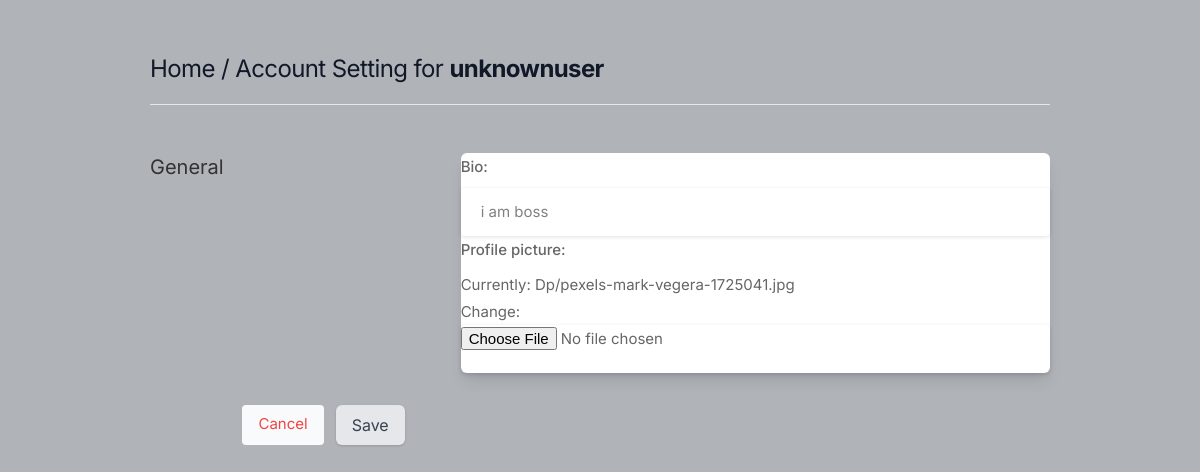
Page /user/EditBio/2 (signed in) on the earlier database version.
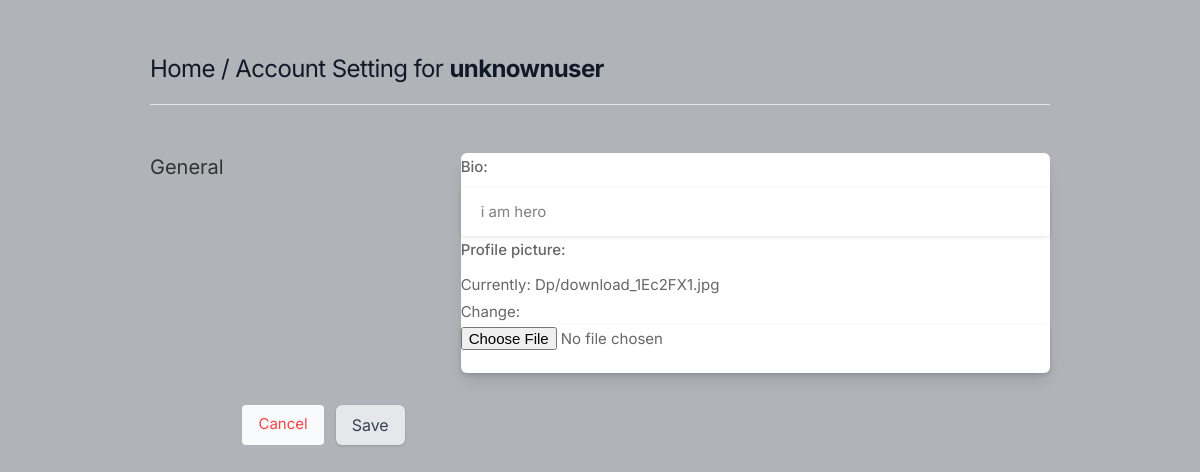
Same page on the later database version.
### user/models.py (models this page shows, shortened)
class Profile(models.Model):
    user = models.OneToOneField(User, on_delete=models.CASCADE,related_name="Profile")
    bio=models.CharField(max_length=100)
    profile_picture = models.ImageField(upload_to='Dp' )
    folower=models.ManyToManyField(User,related_name="follow")

### user/views.py (the view)
@method_decorator(signin_required,name='dispatch')
class BioEdit(UpdateView):
    form_class=Profileform
    model=Profile
    template_name="setting.html"
    success_url=reverse_lazy("vp")
    pk_url_kwarg="id"

### user/forms.py
class Profileform(forms.ModelForm):
    class Meta:
        model=Profile
        exclude = ["user","folower"]
        Widgets={
            "bio":forms.TextInput(attrs={"class":"form-control","type":"textarea"}),
            "image":forms.FileInput()
        }

### user/views.py (called while the page is built)
def signin_required(fn):
    def wrapper(req,*args,**kwargs):
        if req.user.is_authenticated:
            return fn(req,*args,**kwargs)
        else:
            return redirect ("Homepage")
    return wrapper

### user/templates/setting.html (shortened to what this page needs)
{% load static %}
<!DOCTYPE html>
<html lang="en">
<head>
    <link rel="stylesheet" href="{% static 'assets/css/icons.css' %}">
    <link rel="stylesheet" href="{% static 'assets/css/uikit.css' %}">
    <link rel="stylesheet" href="{% static 'assets/css/style.css' %}">
    <link rel="stylesheet" href="{% static 'assets/css/tailwind.css' %}">
</head>
<body>
            <div class="container m-auto">
                <h1 class="text-2xl leading-none text-gray-900 tracking-tight mt-3"><a href="/">Home</a> / Account Setting for <b>{{user.username}}</b> </h1>
                <br>
                <hr>
                <div class="grid lg:grid-cols-3 mt-12 gap-8">
                    <div>
                        <h3 class="text-xl mb-2"> General</h3>
                    </div>
                    <div class="bg-white rounded-md lg:shadow-lg shadow col-span-2">
                    <form action="" method="post" enctype="multipart/form-data">
                            {{form.as_p}}
                       </div>
                       <div class="bg-gray-10 p-6 pt-0 flex justify-end space-x-3">
                           <button class="p-2 px-4 rounded bg-gray-50 text-red-500"> <a href="/">Cancel</a> </button>
                           <button type="submit" class="btn bg-blue-700"> Save </button>
                       </div>
                    </div>
                    </div>
                    <br>
</body>
</html>

### user/static/assets/css/style.css (style rules this page uses)
body { background-color: #B0B3B8!important; }
button { vertical-align: middle; }
input { height: 48px; line-height: 48px; padding: 0 20px; outline: none; font-size: 15px; color: #808080; max-width: 100%; width: 100%; -webkit-box-sizing: border-box; box-sizing: border-box; display: block; font-weight: 400; opacity: 1; border-radius: 4px; border: none; -webkit-box-shadow: 0 1px 4px 0px rgba(0, 0, 0, 0.12); box-shadow: 0 1px 4px 0px rgba(0, 0, 0, 0.12); }
input[type="text"], input[type="password"], input[type="email"], input[type="number"] { height: 48px; line-height: 48px; padding: 0 20px; outline: none; font-size: 15px; color: #808080; max-width: 100%; width: 100%; -webkit-box-sizing: border-box; box-sizing: border-box; display: block; font-weight: 400; opacity: 1; border-radius: 4px; border: none; -webkit-box-shadow: 0 1px 4px 0px rgba(0, 0, 0, 0.12); box-shadow: 0 1px 4px 0px rgba(0, 0, 0, 0.12); }
input { -webkit-transition: all 0.1s ease-in-out; transition: all 0.1s ease-in-out; }
::placeholder { color: #808080; opacity: 1; }
label, legend { display: block; font-weight: bold; font-size: 15px; font-weight: 500; margin-bottom: 8px; }
button { border: none; margin: 0; padding: 0; width: auto; overflow: visible; background: transparent; color: inherit; font: inherit; line-height: normal; cursor: pointer; }
a { color: #be185d; -webkit-transition: 0.3s; transition: 0.3s; outline: none !important; }
button { outline: none !important; }
body { color: #666; font-size: 15px; line-height: 27px; background-color: #f0f2f5; font-family: "Inter", sans-serif; text-transform: none; }
body p { font-size: 15px; line-height: 27px; }
h1, h2, h3, h4, h5, h6 { font-family: "Inter", sans-serif; text-transform: none; }
input[type="text"], input[type="password"], input[type="email"] { font-family: "Inter", sans-serif; text-transform: none; }
button, body .pac-container { font-family: "Inter", sans-serif; text-transform: none; }
h1, h2, h3, h4, h5, h6 { color: #333; font-weight: 500; margin: 0; padding: 0; }
h1 { font-size: 32px; }
h3 { font-size: 22px; }
b, strong { font-weight: 700 !important; }
@media (min-width: 1024px) { .container { max-width: 900px !important; padding-top: 45px; } }

Differences in the rows shown:
changed Profile: bio "i am boss" → "i am hero"
Other differences:
text no longer shown: "Bio: Profile picture: Currently: Dp/pexels-mark-vegera-1725041.jpg Change:"
text now shown: "Bio: Profile picture: Currently: Dp/download_1Ec2FX1.jpg Change:"
